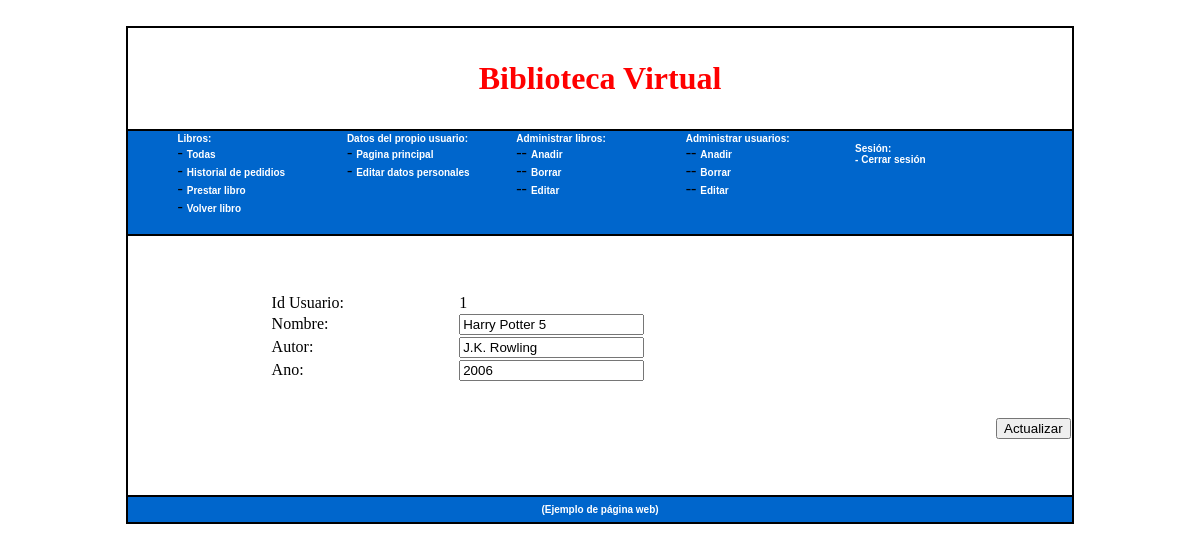
The page /index.php?contenido=editarLibro&id=1 (signed in) on the database its author committed.
### tables this page shows
CREATE TABLE IF NOT EXISTS `LIBRO` (
  `id` INT NOT NULL AUTO_INCREMENT,
  `nombre` VARCHAR(45) NULL,
  `autor` VARCHAR(45) NULL,
  `ano` VARCHAR(45) NULL,
  PRIMARY KEY (`id`),
  UNIQUE INDEX `idLIBRO_UNIQUE` (`id` ASC));

### editarLibro.php (the view, shortened to what this page needs)
<?php session_start();
$id = $_GET['id'];
?>
<body>
<form id="form1" name="form1" method="post" action="procesarLibro.php">
    <br />
    <br />
    <table width="70%" border="0" align="center" cellspacing="0">
        <tr>
            <td><span class="style8">Id Usuario:</span></td>
            <td><span class="style9">
      <?php
      $clausula = "SELECT * FROM libro WHERE id=$id;";
      $result=mysql_fetch_array(mysql_query($clausula));
      echo $result[id];
      ?>
                </span>
            </td>
        </tr>
        <tr>
            <td><span class="style8">Nombre:</span></td>
            <td>
                <input type="text" name="nombre" id="nombre" value='<?php echo $result[nombre];?>' />
            </td>
        </tr>
        <tr>
            <td><span class="style8">Autor:</span></td>
            <td><input type="text" name="autor" id="autor" value='<?php echo $result[autor];?>'></td>
        </tr>
        <tr>
            <td><span class="style8">Ano:</span></td>
            <td><input type="text" name="ano" id="ano" value='<?php echo $result[ano];?>'></td>
        </tr>
    </table>
    <div align="right"><br />
        <br />
        <input type="submit" name="Submit" id="Submit" value="Actualizar" />
    </div>
</form>
<br />
</body>
</html>

### rows shown on the page
libro: id "1", nombre "Harry Potter 5", autor "J.K. Rowling", ano "2006"
